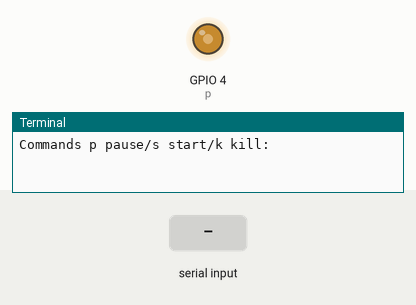
This program was run on a simulated Raspberry Pi (BCM pin numbers). Parts: output pins drawn as LEDs (lit = HIGH), the last lines printed to the terminal. The test bench sets the inputs (shaded band). At 1.6 s the program stops and its outputs stay as they are.

Above: at 1.5 s.
1.6 s: "k" typed at the terminal
At 2.8 s:
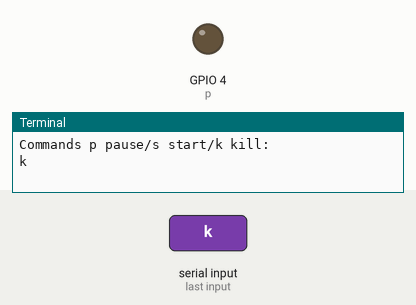
Timing chart, 0 to 3.1 s (numbered marks = the images above; inputs shaded):
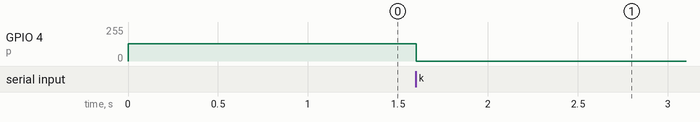

Measured:
- after the input at 1.6 s, GPIO 4 (p): 128/255 → 0/255 at once

The program:

motor_instant.py
```python
#!/usr/bin/env python
#-*- coding: utf-8 -*-
import RPi.GPIO as GPIO
import sys
import time


GPIO.setmode(GPIO.BCM)
GPIO.setup(4,GPIO.OUT)

p=GPIO.PWM(4,500)

p.start(50)

#p.start(float(sys.argv[1]))
time.sleep(0.3)

while True:
	cmd = raw_input("Commands p pause/s start/k kill:")
	direction = cmd[0]
	if direction == "p" :
			p.start(50)
	elif 	direction == 's' :
		speed = int(cmd[1])*10+int(cmd[2])+int(cmd[3])*0.1
		if speed > 90 :
			speed = 90
		p.start(speed)
	elif	direction == 'k' :
		break
	else : print ("Invalid Input")
p.stop()
GPIO.cleanup()
```
